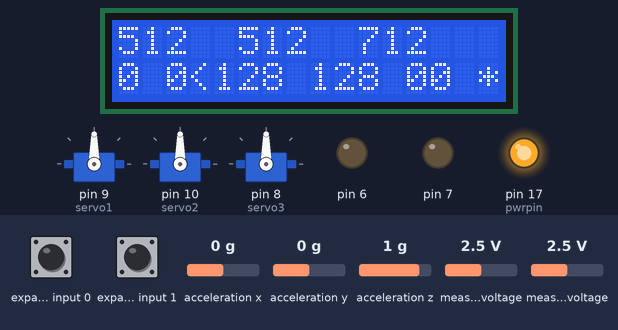
The sketch below on a simulated Arduino Uno, built with avr-gcc and run on an emulated ATmega328P. Parts: 16×2 character LCD, 3 × servo, output pins drawn as LEDs (lit = HIGH). Wiring (inferred from the names in the program): Wii Nunchuk at I2C address 0x52. Inputs (shaded band) come from the test bench; at power-on: expander input 0 HIGH, expander input 1 HIGH, measured voltage 2.5 V, acceleration x 0 g, acceleration y 0 g, acceleration z 1 g.

Above: at 1.3 s.
1.4 s: expander input 0 pulled LOW for 3.2 s
At 5.5 s:
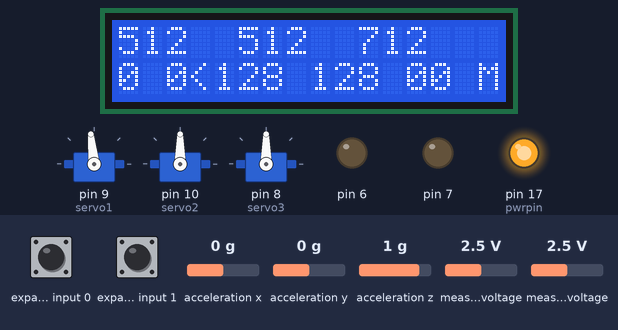
7.6 s: expander input 0 pulled LOW for 0.15 s
At 10.2 s:
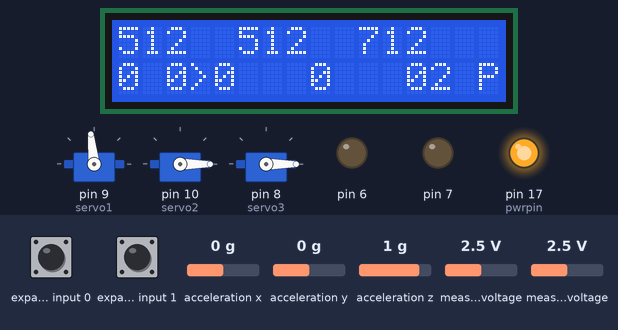
10.7 s: expander input 1 pulled LOW for 1 s
At 11.5 s:
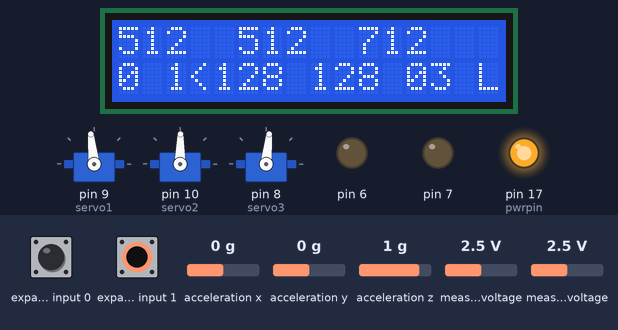
13.2 s: measured voltage (sensor 200) set to 0.1 V
At 13.6 s:
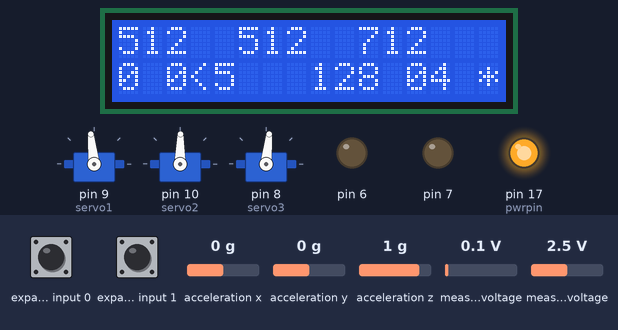
16.2 s: expander input 1 pulled LOW for 0.15 s
At 17.8 s:
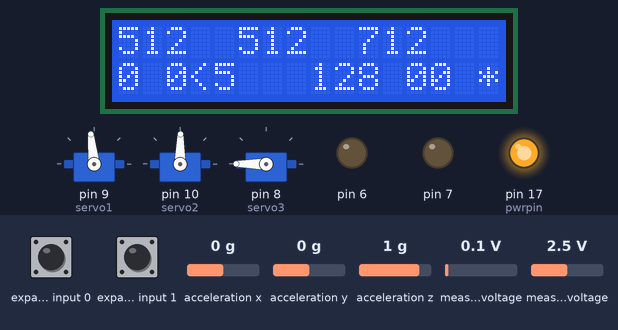
19.3 s: measured voltage (sensor 201) set to 0.1 V
At 20.0 s:
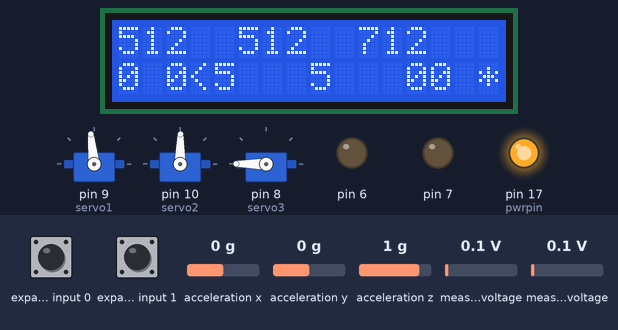
Timing chart, 0 to 22.3 s (numbered marks = the images above; inputs shaded):
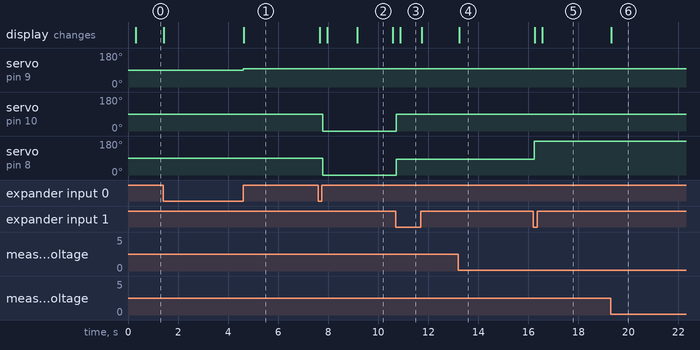

Measured:
- after the input at 1.4 s, servo on pin 9 (servo1): 90° → 96° after 3.2 s; the display: first changes at once (image 1 shows a later state)
- after the input at 7.6 s, servo on pin 10 (servo2), servo on pin 8 (servo3): 90° → 0° after 0.18 s; the display: first changes after 0.06 s (image 2 shows a later state)
- after the input at 10.7 s, servo on pin 10 (servo2): 0° → 89° at once; servo on pin 8 (servo3): 0° → 84° at once; the display: changes after 0.17 s (image 3)
- after the input at 13.2 s, the display: changes at once (image 4)
- after the input at 16.2 s, servo on pin 8 (servo3): 84° → 180° at once; the display: first changes after 0.05 s (image 5 shows a later state)
- after the input at 19.3 s, the display: changes at once (image 6)
- what the display in image 2 shows lasts 1.4 s, from 9.2 s to 10.6 s

The sketch:

wiiplayed.ino
```cpp
/*
 */
#include <Wire.h>
#include <Servo.h>
#include <LiquidCrystal.h>
#include "nunchuck_funcs.h"

int loop_cnt = 0;
int loop_play_cnt = 0;
int accx,accy,accz,zbut,cbut,joyx,joyy,prevcbut,prevzbut,xval,yval;

int out = 0;
int running = 0;

Servo servo1;
Servo servo2;
Servo servo3;

LiquidCrystal lcd(12, 11, 5, 4, 3, 2);

int bin [] = {000, 1, 10, 11, 100, 101, 110, 111};//

int arrayx[] = {0, 0, 0, 0, 0};
int arrayy[] = {0, 0, 0, 0, 0};
int pointer = 0;

int applicationMode = 0;

#define IDLE 0
#define MOVING_CAR 1
#define POSITIONING_LIGHT 2
#define PLAYING 3

void setup()
{
  nunchuck_setpowerpins();
  nunchuck_init(); // send the initilization handshake

  lcd.begin(16, 2);

  servo1.attach(9);
  servo2.attach(10);
  servo3.attach(8);

  pinMode(6, OUTPUT);
  pinMode(7, OUTPUT);

  prevcbut = 0;
  prevzbut = 0;
  cbut = 0;
  zbut = 0;
}

void loop()
{
    if( loop_cnt > 20 ) { // every 20 msecs get new data
        loop_cnt = 0;

        nunchuck_get_data();
        calculate_axis();

        accx  = nunchuck_accelx();
        accy  = nunchuck_accely();
        accz  = nunchuck_accelz();
        joyx  = nunchuck_joyx();
        joyy  = nunchuck_joyy();
        zbut = nunchuck_zbutton();
        cbut = nunchuck_cbutton();

        if (zbut > 0 && prevzbut == 0) {
          zbut_down();
        } else if (zbut == 0 && prevzbut > 0) {
          zbut_up();
        }

        if (cbut > 0 && prevcbut == 0) {
          cbut_down();
        } else if (cbut == 0 && prevcbut > 0) {
          cbut_up();
        }

        // joyx - 26 - 129
        // 129 - 217

        // joyx - 134 - 223
        // 30 - 134

        if (applicationMode == MOVING_CAR) {
          movingCarCycle();
        } else if (applicationMode == POSITIONING_LIGHT) {
          positioningLightCycle();
        }

        statusOnLcd();

        prevcbut = cbut;
        prevzbut = zbut;
    }

    loop_play_cnt++;
    loop_cnt++;

    if (applicationMode == PLAYING && loop_play_cnt > 1000) {
      play();
      loop_play_cnt = 0;
    }

    // 1 ms delay is enough
    delay(1);
}

void movingCarCycle() {
  int servo1val = valueInRange(joyx, 26, 217, 0, 180);
  servo1.write(servo1val);

  int enginePower = valueInRange(joyy, 30, 223, -500, 500);
  if (enginePower < 80 && enginePower > -80) {
    analogWrite(6, 0);
  } else if (enginePower < 0) {
    digitalWrite(7, LOW);
    analogWrite(6, map(enginePower, -500, 0, 255, 0));
  } else {
    digitalWrite(7, HIGH);
    analogWrite(6, map(enginePower, 0, 500, 0, 255));
  }
}

void positioningLightCycle() {
  xval = valueInRange(joyx, 26, 217, 180, 0);
  yval = valueInRange(joyy, 30, 223, 180, 0);
  if (cbut > 0) {
    servo3.write(xval);
    servo2.write(yval);
  }
}

void cbut_down() {
  switchMode(POSITIONING_LIGHT);

  // Disable engine
  digitalWrite(7, LOW);
  analogWrite(6, 0);
}

void cbut_up() {
  if (applicationMode == POSITIONING_LIGHT) {
    record();
  }

  switchMode(IDLE);
}

void zbut_down() {
}

void zbut_up() {
  if (applicationMode == MOVING_CAR) {
    pointer = 0;
    switchMode(PLAYING);
  } else {
    switchMode(MOVING_CAR);
  }
}

void switchMode(int newMode) {
  if (newMode == applicationMode) {
    // No change
    return;
  }

  applicationMode = newMode;
  switch(newMode) {
    case IDLE:
    case PLAYING:
    case POSITIONING_LIGHT:
      digitalWrite(7, LOW);
      analogWrite(6, 0);
      break;
    case MOVING_CAR:
      break;
  }
}

void play() {
  servo3.write(arrayx[pointer]);
  servo2.write(arrayy[pointer]);
  pointer++;
  if (pointer >= sizeof(arrayx) / sizeof(int)) {
    pointer = 0;
  }
}

void record() {
  arrayx[pointer] = xval;
  arrayy[pointer] = yval;
  pointer++;
  if (pointer >= sizeof(arrayx) / sizeof(int)) {
    pointer = 0;
  }
}

int valueInRange(int value, int valueMin, int valueMax, int rangeMin, int rangeMax) {
  if (value < valueMin) {
    return map(valueMin, valueMin, valueMax, rangeMin, rangeMax);
  } else if (value > valueMax) {
    return map(valueMax, valueMin, valueMax, rangeMin, rangeMax);
  } else {
    return map(value, valueMin, valueMax, rangeMin, rangeMax);
  }
}

void statusOnLcd() {
  lcd.clear();
  lcd.setCursor(0, 0);
  lcd.print((int)accx,DEC);
  lcd.setCursor(5, 0);
  lcd.print((int)accy,DEC);
  lcd.setCursor(10, 0);
  lcd.print((int)accz,DEC);

  lcd.setCursor(0, 1);
  lcd.print((byte)zbut,DEC);
  lcd.setCursor(2, 1);
  lcd.print((byte)cbut,DEC);
  if (applicationMode == PLAYING) {
    lcd.setCursor(3, 1);
    lcd.print(">");
    lcd.setCursor(4, 1);
    lcd.print((byte)arrayx[pointer],DEC);
    lcd.setCursor(8, 1);
    lcd.print((byte)arrayy[pointer],DEC);
  } else {
    lcd.setCursor(3, 1);
    lcd.print("<");
    lcd.setCursor(4, 1);
    lcd.print((byte)joyx,DEC);
    lcd.setCursor(8, 1);
    lcd.print((byte)joyy,DEC);
  }

  lcd.setCursor(12, 1);
  lcd.print(running,DEC);
  lcd.setCursor(13, 1);
  lcd.print(pointer,DEC);

  // #define IDLE = 0;
  // #define MOVING_CAR = 1;
  // #define POSITIONING_LIGHT = 2;
  // #define PLAYING = 3;

  if (applicationMode == IDLE) {
    lcd.setCursor(15, 1);
    lcd.print("*");
  } else if (applicationMode == MOVING_CAR) {
    lcd.setCursor(15, 1);
    lcd.print("M");
  } else if (applicationMode == POSITIONING_LIGHT) {
    lcd.setCursor(15, 1);
    lcd.print("L");
  } else if (applicationMode == PLAYING) {
    lcd.setCursor(15, 1);
    lcd.print("P");
  }
}

void plexOut(int count, int value) {
  int row = bin[count];
  int r0 = row & 0x01;
  int r1 = (row>>1) & 0x01;
  int r2 = (row>>2) & 0x01;

  lcd.setCursor(13, 1);
  lcd.print((byte)r0,DEC);
  lcd.setCursor(14, 1);
  lcd.print((byte)r1,DEC);
  lcd.setCursor(15, 1);
  lcd.print((byte)r2,DEC);

  digitalWrite(7, r0);
  digitalWrite(8, r1);
  digitalWrite(13, r2);
  analogWrite(6, value);
}
```

nunchuck_funcs.h
```cpp
/*
 * Nunchuck functions  -- Talk to a Wii Nunchuck
 *
 * This library is from the Bionic Arduino course :
 *                          http://todbot.com/blog/bionicarduino/
 *
 * 2007-11 Tod E. Kurt, http://todbot.com/blog/
 *
 * The Wii Nunchuck reading code originally from Windmeadow Labs
 *   http://www.windmeadow.com/node/42
 */

#if (ARDUINO >= 100)
#include <Arduino.h>
#else
#include <WProgram.h>
//#define Wire.write(x) Wire.send(x)
//#define Wire.read() Wire.receive()
#endif

int joy_x_axis;
int joy_y_axis;
int accel_x_axis;
int accel_y_axis;
int accel_z_axis;

static uint8_t nunchuck_buf[6];   // array to store nunchuck data,

// Uses port C (analog in) pins as power & ground for Nunchuck
static void nunchuck_setpowerpins()
{
#define pwrpin PORTC3
#define gndpin PORTC2
    DDRC |= _BV(pwrpin) | _BV(gndpin);
    PORTC &=~ _BV(gndpin);
    PORTC |=  _BV(pwrpin);
    delay(100);  // wait for things to stabilize
}

// initialize the I2C system, join the I2C bus,
// and tell the nunchuck we're talking to it
static void nunchuck_init()
{
    Wire.begin();                // join i2c bus as master
    Wire.beginTransmission(0x52);// transmit to device 0x52
#if (ARDUINO >= 100)
    Wire.write((uint8_t)0x40);// sends memory address
    Wire.write((uint8_t)0x00);// sends sent a zero.
#else
    Wire.send((uint8_t)0x40);// sends memory address
    Wire.send((uint8_t)0x00);// sends sent a zero.
#endif
    Wire.endTransmission();// stop transmitting
}

// Send a request for data to the nunchuck
// was "send_zero()"
static void nunchuck_send_request()
{
    Wire.beginTransmission(0x52);// transmit to device 0x52
#if (ARDUINO >= 100)
    Wire.write((uint8_t)0x00);// sends one byte
#else
    Wire.send((uint8_t)0x00);// sends one byte
#endif
    Wire.endTransmission();// stop transmitting
}

// Encode data to format that most wiimote drivers except
// only needed if you use one of the regular wiimote drivers
static char nunchuk_decode_byte (char x)
{
    x = (x ^ 0x17) + 0x17;
    return x;
}

// Receive data back from the nunchuck,
// returns 1 on successful read. returns 0 on failure
static int nunchuck_get_data()
{
    int cnt=0;
    Wire.requestFrom (0x52, 6);// request data from nunchuck
    while (Wire.available ()) {
        // receive byte as an integer
#if (ARDUINO >= 100)
        nunchuck_buf[cnt] = nunchuk_decode_byte( Wire.read() );
#else
        nunchuck_buf[cnt] = nunchuk_decode_byte( Wire.receive() );
#endif
        cnt++;
    }
    nunchuck_send_request();  // send request for next data payload
    // If we recieved the 6 bytes, then go print them
    if (cnt >= 5) {
        return 1;   // success
    }
    return 0; //failure
}

// Print the input data we have recieved
// accel data is 10 bits long
// so we read 8 bits, then we have to add
// on the last 2 bits.  That is why I
// multiply them by 2 * 2
static void nunchuck_print_data()
{
    static int i=0;
    int joy_x_axis = nunchuck_buf[0];
    int joy_y_axis = nunchuck_buf[1];
    int accel_x_axis = nunchuck_buf[2];// * 2 * 2;
    int accel_y_axis = nunchuck_buf[3];// * 2 * 2;
    int accel_z_axis = nunchuck_buf[4];// * 2 * 2;

    accel_x_axis = accel_x_axis << 2;
    accel_y_axis = accel_y_axis << 2;
    accel_z_axis = accel_z_axis << 2;

    int z_button = 0;
    int c_button = 0;

    // byte nunchuck_buf[5] contains bits for z and c buttons
    // it also contains the least significant bits for the accelerometer data
    // so we have to check each bit of byte outbuf[5]
    if ((nunchuck_buf[5] >> 0) & 1)
        z_button = 1;
    if ((nunchuck_buf[5] >> 1) & 1)
        c_button = 1;

    if ((nunchuck_buf[5] >> 2) & 1)
        accel_x_axis += 2;
    if ((nunchuck_buf[5] >> 3) & 1)
        accel_x_axis += 1;

    if ((nunchuck_buf[5] >> 4) & 1)
        accel_y_axis += 2;
    if ((nunchuck_buf[5] >> 5) & 1)
        accel_y_axis += 1;

    if ((nunchuck_buf[5] >> 6) & 1)
        accel_z_axis += 2;
    if ((nunchuck_buf[5] >> 7) & 1)
        accel_z_axis += 1;

    Serial.print(i,DEC);
    Serial.print("\t");

    Serial.print("joy:");
    Serial.print(joy_x_axis,DEC);
    Serial.print(",");
    Serial.print(joy_y_axis, DEC);
    Serial.print("  \t");

    Serial.print("acc:");
    Serial.print(accel_x_axis, DEC);
    Serial.print(",");
    Serial.print(accel_y_axis, DEC);
    Serial.print(",");
    Serial.print(accel_z_axis, DEC);
    Serial.print("\t");

    Serial.print("but:");
    Serial.print(z_button, DEC);
    Serial.print(",");
    Serial.print(c_button, DEC);

    Serial.print("\r\n");  // newline
    i++;
}

static void calculate_axis() {
    joy_x_axis = nunchuck_buf[0];
    joy_y_axis = nunchuck_buf[1];
    accel_x_axis = nunchuck_buf[2];// * 2 * 2;
    accel_y_axis = nunchuck_buf[3];// * 2 * 2;
    accel_z_axis = nunchuck_buf[4];// * 2 * 2;

    accel_x_axis = accel_x_axis << 2;
    accel_y_axis = accel_y_axis << 2;
    accel_z_axis = accel_z_axis << 2;

    // byte nunchuck_buf[5] contains bits for z and c buttons
    // it also contains the least significant bits for the accelerometer data
    // so we have to check each bit of byte outbuf[5]
    if ((nunchuck_buf[5] >> 2) & 1)
        accel_x_axis += 2;
    if ((nunchuck_buf[5] >> 3) & 1)
        accel_x_axis += 1;

    if ((nunchuck_buf[5] >> 4) & 1)
        accel_y_axis += 2;
    if ((nunchuck_buf[5] >> 5) & 1)
        accel_y_axis += 1;

    if ((nunchuck_buf[5] >> 6) & 1)
        accel_z_axis += 2;
    if ((nunchuck_buf[5] >> 7) & 1)
        accel_z_axis += 1;
}

// returns zbutton state: 1=pressed, 0=notpressed
static int nunchuck_zbutton()
{
    return ((nunchuck_buf[5] >> 0) & 1) ? 0 : 1;  // voodoo
}

// returns zbutton state: 1=pressed, 0=notpressed
static int nunchuck_cbutton()
{
    return ((nunchuck_buf[5] >> 1) & 1) ? 0 : 1;  // voodoo
}

// returns value of x-axis joystick
static int nunchuck_joyx()
{
    return joy_x_axis;
}

// returns value of y-axis joystick
static int nunchuck_joyy()
{
    return joy_y_axis;
}

// returns value of x-axis accelerometer
static int nunchuck_accelx()
{
    return accel_x_axis;
}

// returns value of y-axis accelerometer
static int nunchuck_accely()
{
    return accel_y_axis;
}

// returns value of z-axis accelerometer
static int nunchuck_accelz()
{
    return accel_z_axis;
}
```
